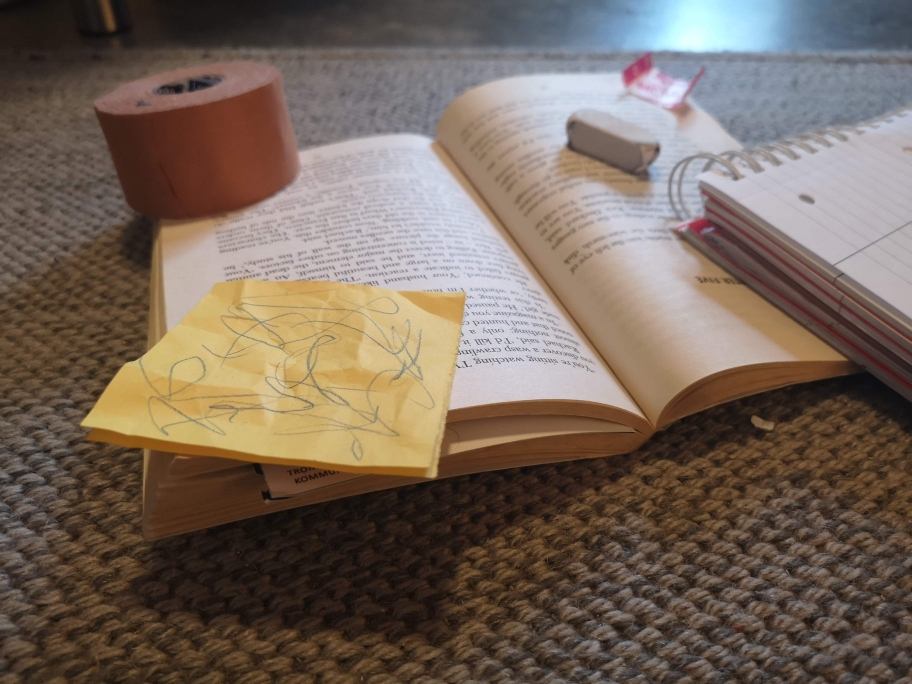
#> input picture Photos/11.jpg, 3648 x 2736 px, given in place of glosh1.jpg, which was not available (shown at 1/4 size)
$ python feat_matcher.py Photos/11.jpg
#> lines starting #> are read from the running program, lines starting #| are printed output that depends on the picture; pictures that were not available may be replaced by others from this repository, and a replacement may not be noted
import cv2 as cv
import numpy as np
from matplotlib import pyplot as plt
import sys
import yaml


def detect_and_match(gray1, gray2, use_sift, use_orb, detect_num):
	"""
	1) Detects features using SIFT or ORB
	2) Uses FLANN feature matcher
	3) Filter out using Lowes ratio test
	4) Filters out outliers using Ransac (from find fundamental matrix)
	"""

	#Load parameters from param file
	with open("params.yaml", "r") as stream:
		try:
			params = yaml.safe_load(stream)
			print(params)
		except yaml.YAMLError as exc:
			print(exc)

	#Detectors
	if use_sift:
		print("feature detection (SIFT)")

		#Sift object
		sift = cv.xfeatures2d.SIFT_create(contrastThreshold = params["sift"]["contrastThreshold"], sigma = params["sift"]["sigma"]) # 3,  0.04,  10,  1.4

		#Detection - SIFT
		kp1, des1 = sift.detectAndCompute(gray1,None)
		kp2, des2 = sift.detectAndCompute(gray2,None)

		#Initialize FLANN for SIFT
		FLANN_INDEX_KDTREE = 1
		index_params = dict(algorithm = FLANN_INDEX_KDTREE, trees = 5)
	elif use_orb:
		print("feature detection (ORB)")

		orb = cv.ORB_create()

		#orb for img1
		kp1 = orb.detect(gray1,None)
		kp1, des1 = orb.compute(gray1, kp1)

		#orb for img2
		kp2 = orb.detect(gray2,None)
		kp2, des2 = orb.compute(gray2, kp2)

		#Initialize FLANN for ORB
		FLANN_INDEX_LSH = 6
		index_params= dict(algorithm = FLANN_INDEX_LSH,
						   table_number = 6,
						   key_size = 12,
						   multi_probe_level = 1)


	print("FLANN feature matching")
	search_params = dict(checks=50)
	flann = cv.FlannBasedMatcher(index_params,search_params)
	matches = flann.knnMatch(des1,des2,k=2)

	#Nearest-neighbor distance ratio test (Lowes ratio test)
	print("Lowes ratio test")
	pts1 = []
	pts2 = []
	matchesMask = [[0,0] for i in range(len(matches))]
	for i,tupl in enumerate(matches):
		m = tupl[0]
		n = tupl[1]
		if m.distance < params["alpha"]*n.distance:
			matchesMask[i]=[1,0]
			pts1.append([kp1[n.queryIdx].pt[0], kp1[n.queryIdx].pt[1]])
			pts2.append([kp2[m.trainIdx].pt[0], kp2[m.trainIdx].pt[1]])

	# Visualize matching
	draw_params = dict( matchesMask = matchesMask,
					   flags = cv.DrawMatchesFlags_DEFAULT)

	match_img = cv.drawMatchesKnn(gray1,kp1,gray2,kp2,matches,None,**draw_params)

	plt.figure("All matches")
	plt.imshow(match_img)

	#Remove points that are not fulfilling epipolar constraint
	print("Filtering on fundamental matrix with ransac")
	pts1 = np.int32(np.around(pts1))
	pts2 = np.int32(np.around(pts2))
	_, mask = cv.findFundamentalMat(pts1,pts2,cv.FM_RANSAC, ransacReprojThreshold=params["ransacRepThresh"], confidence=params["conf"])

	#Select inlier points
	pts1 = pts1[mask.ravel()==1]
	pts2 = pts2[mask.ravel()==1]

	print("Writing to file")
	if use_orb:
		np.savetxt('data/matchesORB'+detect_num+'.txt', np.hstack((pts1,pts2)))
	elif use_sift:
		np.savetxt('data/matchesSIFT'+detect_num+'.txt', np.hstack((pts1,pts2)))

	return pts1, pts2


#INITIALIZIATION
img1 = cv.imread('./Photos/glosh1.jpg')
#> img1 is the input picture: shape (2736, 3648, 3); mean B, G, R 90.3, 102.5, 117.7
img2 = cv.imread('./Photos/glosh2.jpg')
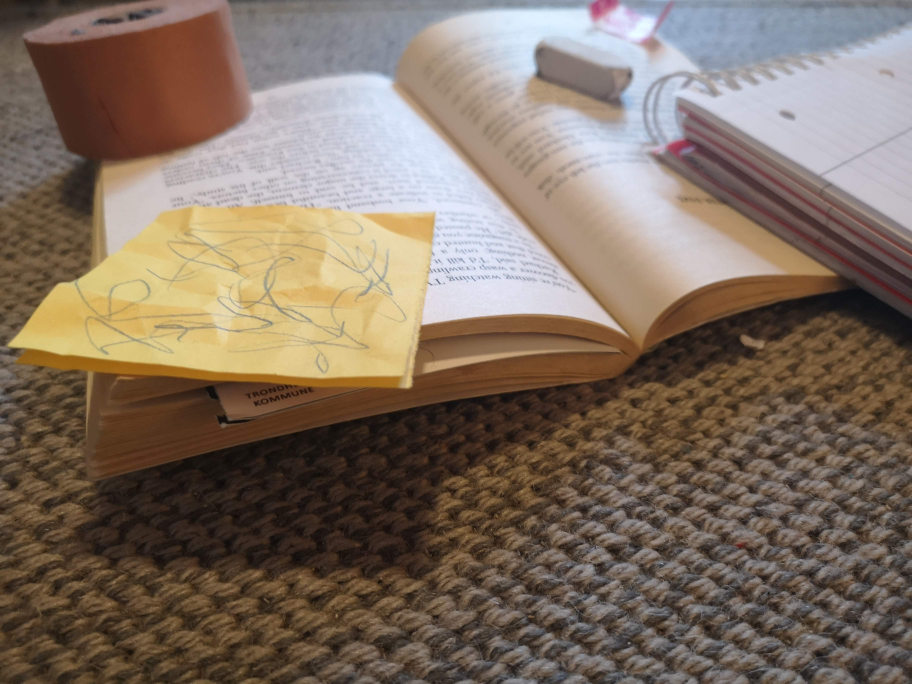
#> input picture Photos/12.jpg, 3648 x 2736 px, given in place of glosh2.jpg, which was not available (shown at 1/4 size)
#> img2 is the input picture: shape (2736, 3648, 3); mean B, G, R 97.6, 111.3, 127.7
gray1= cv.cvtColor(img1,cv.COLOR_BGR2GRAY)
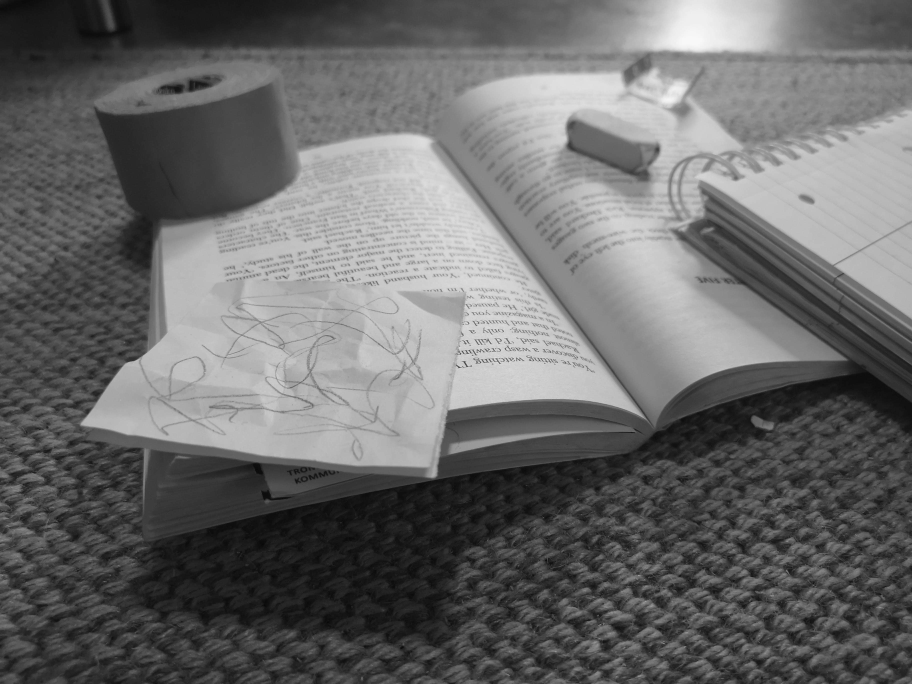
#> gray1: shape (2736, 3648) (shown at 1/4 size); min 4, max 249, mean 105.7
gray2= cv.cvtColor(img2,cv.COLOR_BGR2GRAY)
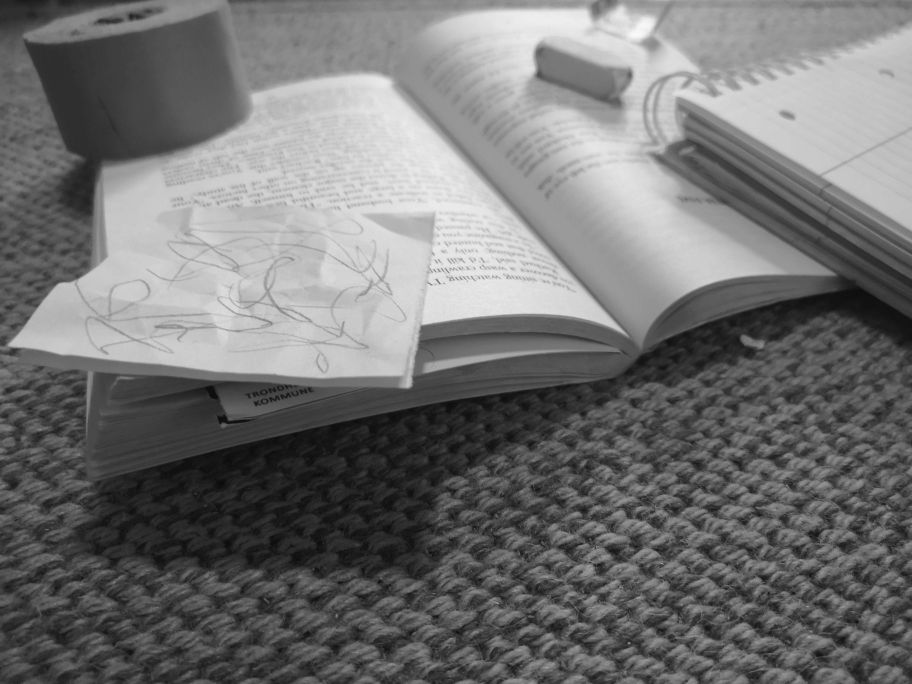
#> gray2: shape (2736, 3648) (shown at 1/4 size); min 2, max 250, mean 114.7

#Default
use_sift = True
use_orb = not use_sift

if (len(sys.argv) > 1):
	if (sys.argv[1] == "orb"):
		use_orb = True
		use_sift = False
else:
	print("Set command argument to change detector")

img1 = cv.imread('./Photos/glosh1.jpg')
img2 = cv.imread('./Photos/glosh2.jpg')
gray1= cv.cvtColor(img1,cv.COLOR_BGR2GRAY)
gray2= cv.cvtColor(img2,cv.COLOR_BGR2GRAY)

pts1, pts2 = detect_and_match(gray1, gray2, use_sift, use_orb,'1')
#> (the run stopped early here; a loop or call above may not have finished)
